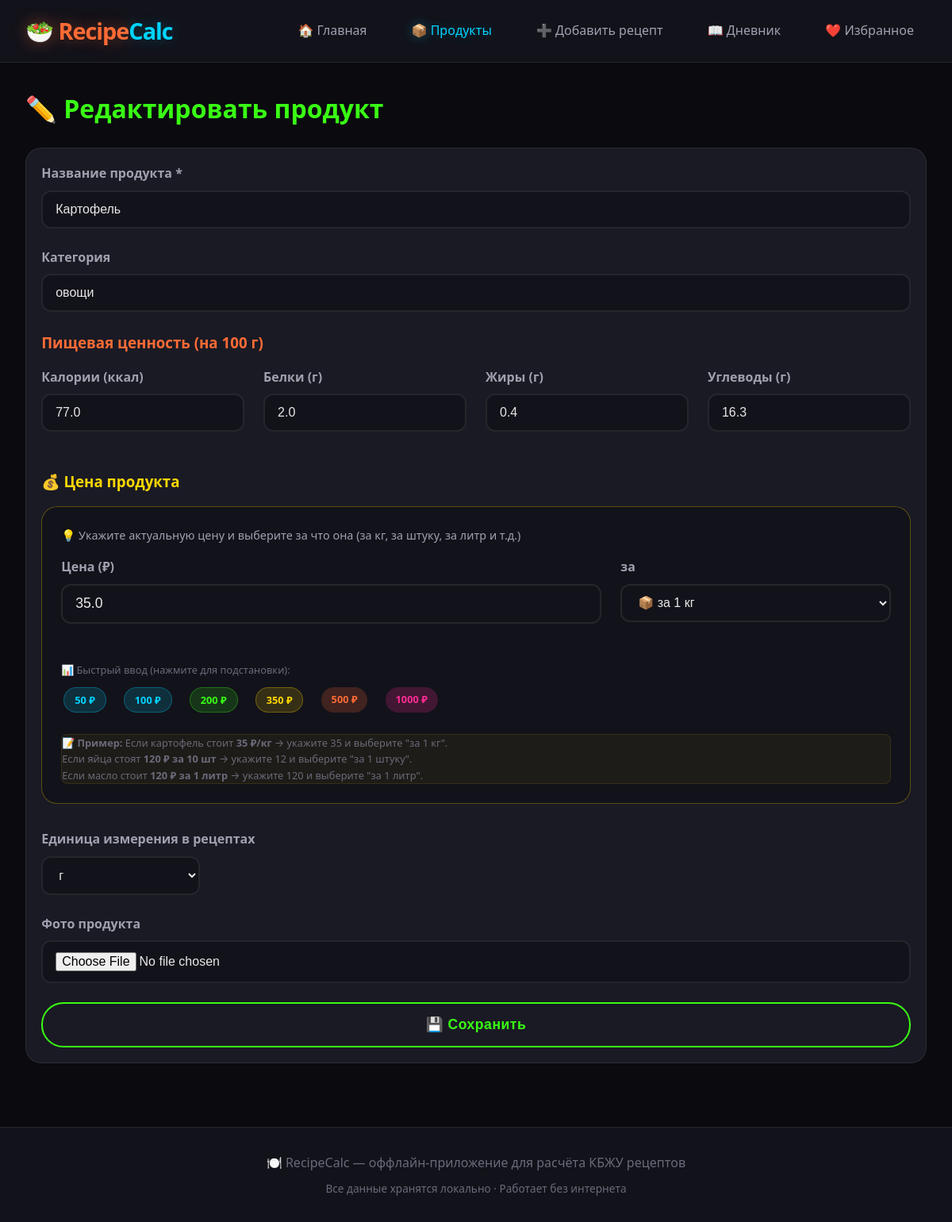
Page /products/2/edit on the committed database.
### models.py (models this page shows, shortened)
class Product(db.Model):
    id = db.Column(db.Integer, primary_key=True)
    name = db.Column(db.String(200), nullable=False, unique=True)
    calories = db.Column(db.Float, default=0.0)
    proteins = db.Column(db.Float, default=0.0)
    fats = db.Column(db.Float, default=0.0)
    carbs = db.Column(db.Float, default=0.0)
    category = db.Column(db.String(100), default='')
    image = db.Column(db.String(300), default='')
    default_unit = db.Column(db.String(20), default='г')
    price = db.Column(db.Float, default=0.0)           # Цена
    price_unit = db.Column(db.String(20), default='кг') # ← НОВОЕ: за что цена (кг, шт, л, 100г)
    created_at = db.Column(db.DateTime, default=datetime.utcnow)

### routes/products.py (the view, shortened to what this page needs)
@products_bp.route('/<int:product_id>/edit', methods=['GET', 'POST'])
def edit_product(product_id):
    product = Product.query.get_or_404(product_id)
    return render_template('product_form.html', product=product, is_edit=True)

### templates/product_form.html (shortened to what this page needs)
{% extends "base.html" %}
{% block content %}
<h1 style="color: var(--neon-green);">
    {% if is_edit %}✏️ Редактировать продукт{% else %}➕ Новый продукт{% endif %}
</h1>
<div class="card mt-3">
    <div class="card-body">
        <form method="POST" enctype="multipart/form-data">
            <div class="form-group">
                <label class="form-label">Название продукта *</label>
                <input type="text" name="name" class="form-control"
                       value="{{ product.name if product else '' }}" required>
            </div>
            <div class="form-group">
                <label class="form-label">Категория</label>
                <input type="text" name="category" class="form-control"
                       value="{{ product.category if product else '' }}"
                       placeholder="мясо, овощи, крупы, молочные...">
            </div>
            <h3 style="color: var(--neon-orange); margin: 1.5rem 0 1rem;">Пищевая ценность (на 100 г)</h3>
            <div class="d-flex gap-3 flex-wrap">
                <div class="form-group" style="flex:1; min-width:120px;">
                    <label class="form-label">Калории (ккал)</label>
                    <input type="number" name="calories" class="form-control"
                           value="{{ product.calories if product else 0 }}" step="0.1" min="0">
                </div>
                <div class="form-group" style="flex:1; min-width:120px;">
                    <label class="form-label">Белки (г)</label>
                    <input type="number" name="proteins" class="form-control"
                           value="{{ product.proteins if product else 0 }}" step="0.1" min="0">
                </div>
                <div class="form-group" style="flex:1; min-width:120px;">
                    <label class="form-label">Жиры (г)</label>
                    <input type="number" name="fats" class="form-control"
                           value="{{ product.fats if product else 0 }}" step="0.1" min="0">
                </div>
                <div class="form-group" style="flex:1; min-width:120px;">
                    <label class="form-label">Углеводы (г)</label>
                    <input type="number" name="carbs" class="form-control"
                           value="{{ product.carbs if product else 0 }}" step="0.1" min="0">
                </div>
            </div>
            <h3 style="color: #ffd700; margin: 1.5rem 0 1rem;">💰 Цена продукта</h3>
            <div class="card" style="background: var(--bg-secondary); padding: 1.5rem; border: 1px solid rgba(255, 215, 0, 0.3);">
                <p style="color: var(--text-secondary); margin-bottom: 1rem; font-size: 0.9rem;">
                    💡 Укажите актуальную цену и выберите за что она (за кг, за штуку, за литр и т.д.)
                </p>
                <div class="d-flex gap-3 align-items-end flex-wrap">
                    <div class="form-group" style="flex:2; min-width:200px;">
                        <label class="form-label">Цена (₽)</label>
                        <input type="number" name="price" class="form-control"
                               value="{{ product.price if product and product.price > 0 else '' }}"
                               step="0.01" min="0"
                               placeholder="Например: 320"
                               style="font-size:1.1rem;">
                    </div>
                    <div class="form-group" style="flex:1; min-width:150px;">
                        <label class="form-label">за</label>
                        <select name="price_unit" class="form-control" style="font-size:1rem;">
                            <option value="кг" {% if product and product.price_unit == 'кг' %}selected{% endif %}>
                                📦 за 1 кг
                            </option>
                        </select>
                    </div>
                </div>
                <div class="mt-3">
                    <p style="color: var(--text-muted); font-size: 0.8rem; margin-bottom: 0.5rem;">
                        📊 Быстрый ввод (нажмите для подстановки):
                    </p>
                    <div class="d-flex gap-2 flex-wrap">
                        <span class="badge badge-primary" onclick="setPrice(50)" style="cursor:pointer;">50 ₽</span>
                        <span class="badge badge-primary" onclick="setPrice(100)" style="cursor:pointer;">100 ₽</span>
                        <span class="badge badge-success" onclick="setPrice(200)" style="cursor:pointer;">200 ₽</span>
                        <span class="badge badge-warning" onclick="setPrice(350)" style="cursor:pointer;">350 ₽</span>
                        <span class="badge" style="background:rgba(255,107,53,0.2); color:#ff6b35; cursor:pointer;"
                              onclick="setPrice(500)">500 ₽</span>
                        <span class="badge" style="background:rgba(255,45,149,0.2); color:#ff2d95; cursor:pointer;"
                              onclick="setPrice(1000)">1000 ₽</span>
                    </div>
                </div>
                <div class="mt-3 p-3" style="background: rgba(255,215,0,0.05); border-radius: 8px; border: 1px solid rgba(255,215,0,0.1);">
                    <p style="color: var(--text-muted); font-size: 0.8rem; margin: 0;">
                        📝 <strong>Пример:</strong> Если картофель стоит <strong>35 ₽/кг</strong> → укажите 35 и выберите "за 1 кг".<br>
                        Если яйца стоят <strong>120 ₽ за 10 шт</strong> → укажите 12 и выберите "за 1 штуку".<br>
                        Если масло стоит <strong>120 ₽ за 1 литр</strong> → укажите 120 и выберите "за 1 литр".
                    </p>
                </div>
            </div>
            <div class="form-group mt-4">
                <label class="form-label">Единица измерения в рецептах</label>
                <select name="default_unit" class="form-control" style="max-width:200px;">
                    <option value="г" {% if product and product.default_unit == 'г' %}selected{% endif %}>г</option>
                </select>
            </div>
            <div class="form-group">
                <label class="form-label">Фото продукта</label>
                <input type="file" name="image" class="form-control" accept="image/*">
            </div>
            <button type="submit" class="btn btn-success btn-lg btn-block mt-3">
                {% if is_edit %}💾 Сохранить{% else %}✅ Добавить продукт{% endif %}
            </button>
        </form>
    </div>
</div>
{% endblock %}

### static/css/style.css (style rules this page uses)
:root { --bg-primary: #0a0a0f; --bg-secondary: #12121a; --bg-card: #1a1a24; --bg-card-hover: #222230; --neon-orange: #ff6b35; --neon-orange-glow: rgba(255, 107, 53, 0.4); --neon-green: #39ff14; --neon-green-glow: rgba(57, 255, 20, 0.3); --neon-blue: #00d4ff; --neon-blue-glow: rgba(0, 212, 255, 0.3); --neon-pink: #ff2d95; --neon-pink-glow: rgba(255, 45, 149, 0.3); --neon-yellow: #ffd700; --text-primary: #e8e8e8; --text-secondary: #a0a0b0; --text-muted: #6a6a7a; --border-color: rgba(255, 255, 255, 0.08); --success: #39ff14; --warning: #ffd700; --danger: #ff2d95; --radius-sm: 8px; --radius-md: 12px; --radius-lg: 20px; --radius-xl: 28px; --transition: all 0.3s cubic-bezier(0.4, 0, 0.2, 1); }
* { margin: 0; padding: 0; box-sizing: border-box; }
body { font-family: 'Segoe UI', system-ui, -apple-system, sans-serif; background: var(--bg-primary); color: var(--text-primary); line-height: 1.6; min-height: 100vh; }
.btn { display: inline-block; padding: 0.7rem 1.5rem; border: 2px solid transparent; border-radius: var(--radius-xl); font-weight: 600; text-decoration: none; cursor: pointer; transition: var(--transition); font-size: 0.95rem; letter-spacing: 0.5px; }
.btn-success { background: transparent; border-color: var(--neon-green); color: var(--neon-green); }
.btn-lg { padding: 1rem 2rem; font-size: 1.1rem; }
.btn-block { display: block; width: 100%; }
.card { position: relative; }
.card { background: var(--bg-card); border: 1px solid var(--border-color); border-radius: var(--radius-lg); overflow: hidden; transition: var(--transition); display: flex; flex-direction: column; height: 100%; }
.card-body { padding: 1.2rem; flex: 1; display: flex; flex-direction: column; }
.form-group { margin-bottom: 1.5rem; }
.form-label { display: block; font-weight: 600; margin-bottom: 0.5rem; color: var(--text-secondary); }
.form-control { width: 100%; padding: 0.8rem 1rem; background: var(--bg-secondary); border: 2px solid var(--border-color); border-radius: var(--radius-md); color: var(--text-primary); font-size: 1rem; transition: var(--transition); }
select.form-control { cursor: pointer; }
.badge { display: inline-block; padding: 0.3rem 0.8rem; border-radius: 20px; font-size: 0.8rem; font-weight: 600; margin: 0.2rem; }
.badge-primary { background: rgba(0, 212, 255, 0.15); color: var(--neon-blue); border: 1px solid rgba(0, 212, 255, 0.3); }
.badge-success { background: rgba(57, 255, 20, 0.15); color: var(--neon-green); border: 1px solid rgba(57, 255, 20, 0.3); }
.badge-warning { background: rgba(255, 215, 0, 0.15); color: var(--neon-yellow); border: 1px solid rgba(255, 215, 0, 0.3); }
.mt-3 { margin-top: 1.5rem; }
.mt-4 { margin-top: 2rem; }
.d-flex { display: flex; }
.gap-2 { gap: 1rem; }
.gap-3 { gap: 1.5rem; }
.flex-wrap { flex-wrap: wrap; }
.card { animation: fadeIn 0.5s ease-out forwards; }

### rows in the picture
Product: name "Картофель", category "овощи", calories "77.0", proteins "2.0", fats "0.4", carbs "16.3", price "35.0", price_unit "📦 за 1 кг", default_unit "г"
